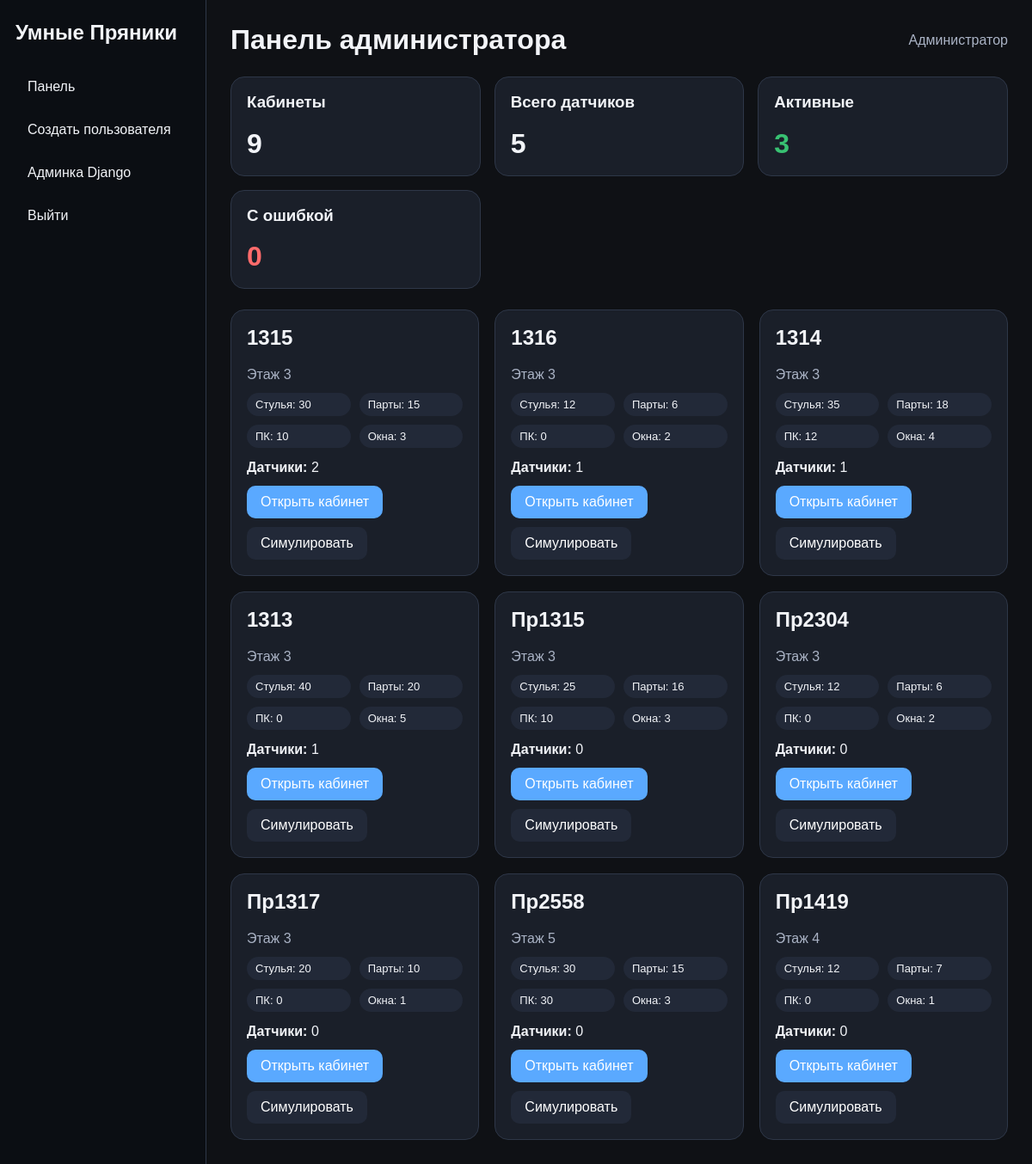
The app's page /dashboard/ (signed in), older data.
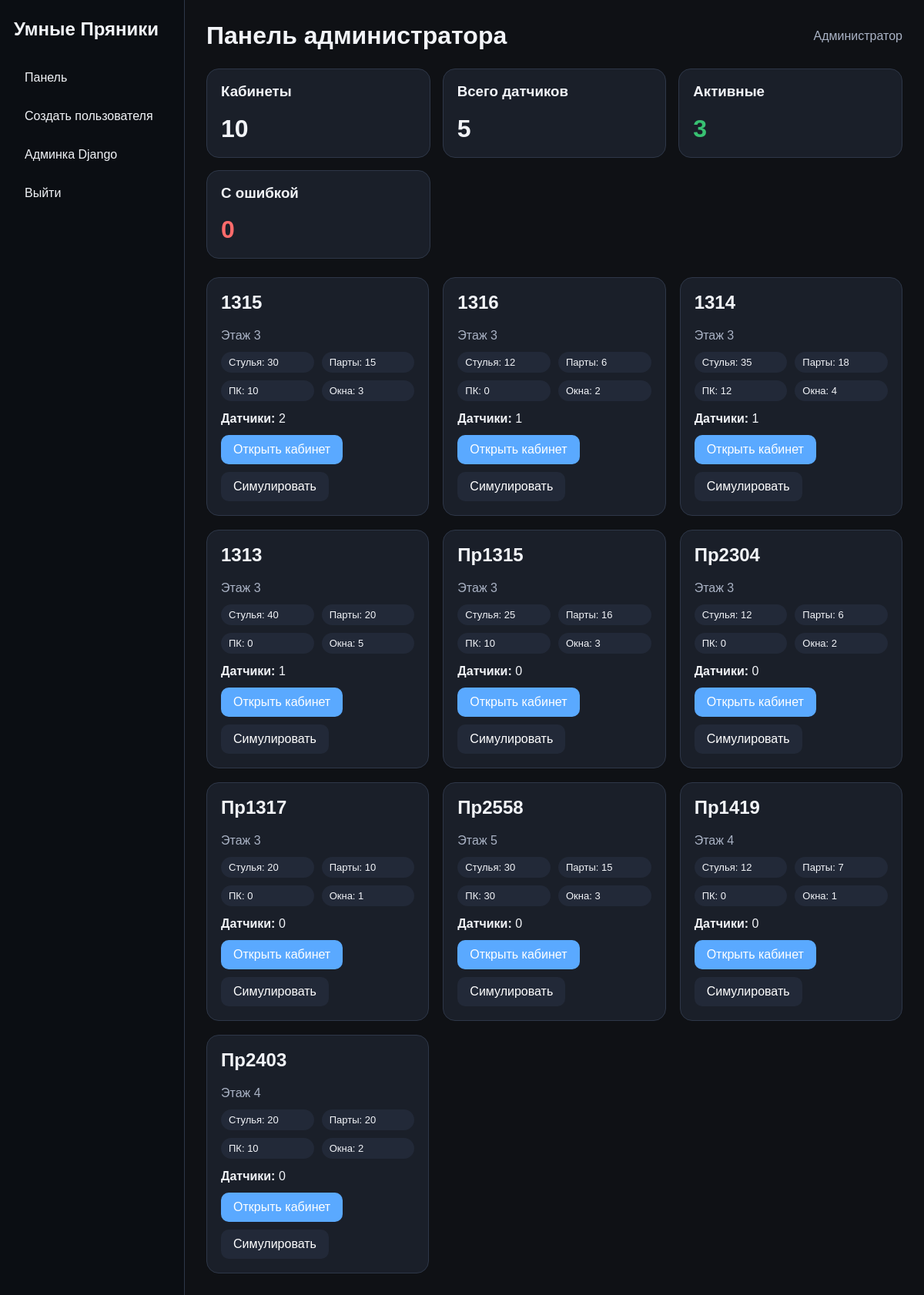
The same page, newer data.
### university/models.py (models this page shows, shortened)
class Room(models.Model):
    name = models.CharField("Название кабинета", max_length=50)
    floor = models.IntegerField("Этаж")
    chairs = models.IntegerField("Количество стульев", default=0)
    desks = models.IntegerField("Количество парт", default=0)
    computers = models.IntegerField("Количество компьютеров", default=0)
    windows = models.IntegerField("Количество окон", default=0)
    description = models.TextField("Описание кабинета", blank=True)
    window_open = models.BooleanField("Окна открыты", default=False)
    conditioners = models.IntegerField("Количество кондиционеров", default=0)
    class Meta:
        verbose_name = "Кабинет"
        verbose_name_plural = "Кабинеты"

### university/views.py (the view)
# urls.py: path("dashboard/", views.dashboard_home, name="dashboard_home"),
@moderator_or_admin_required
def dashboard_home(request):
    rooms = Room.objects.prefetch_related("sensor_set__sensor_type", "conditioner_set").all()
    total_rooms = rooms.count()
    total_sensors = sum(room.sensor_set.count() for room in rooms)
    active_sensors = sum(room.sensor_set.filter(status="active").count() for room in rooms)
    error_sensors = sum(room.sensor_set.filter(status="error").count() for room in rooms)
    context = {
        "rooms": rooms,
        "total_rooms": total_rooms,
        "total_sensors": total_sensors,
        "active_sensors": active_sensors,
        "error_sensors": error_sensors,
        "title": "Панель администратора",
    }
    return render(request, "dashboard/home.html", context)

### university/context_processors.py (called while the page is built, shortened)
def unread_notification_popup(request):
    if not request.user.is_authenticated:
        return {"popup_notifications": []}
    if request.session.get("notifications_popup_shown") is True:
        return {"popup_notifications": []}

### university/templates/dashboard/home.html
{% extends "dashboard/base.html" %}
{% block content %}
<div class="grid">
    <div class="card">
        <h3>Кабинеты</h3>
        <div style="font-size: 32px; font-weight: 700;">{{ total_rooms }}</div>
    </div>
    <div class="card">
        <h3>Всего датчиков</h3>
        <div style="font-size: 32px; font-weight: 700;">{{ total_sensors }}</div>
    </div>
    <div class="card">
        <h3>Активные</h3>
        <div style="font-size: 32px; font-weight: 700;" class="status-active">{{ active_sensors }}</div>
    </div>
    <div class="card">
        <h3>С ошибкой</h3>
        <div style="font-size: 32px; font-weight: 700;" class="status-error">{{ error_sensors }}</div>
    </div>
</div>
<div style="margin-top: 24px;" class="room-grid">
    {% for room in rooms %}
        <div class="card">
            <h2>{{ room.name }}</h2>
            <div class="muted">Этаж {{ room.floor }}</div>
            <div class="room-meta">
                <div class="pill">Стулья: {{ room.chairs }}</div>
                <div class="pill">Парты: {{ room.desks }}</div>
                <div class="pill">ПК: {{ room.computers }}</div>
                <div class="pill">Окна: {{ room.windows }}</div>
            </div>
            <div style="margin-top: 14px;">
                <strong>Датчики:</strong> {{ room.sensor_set.count }}
            </div>
            <div class="actions">
                <a class="btn" href="{% url 'university:room_detail' room.id %}">Открыть кабинет</a>
                <a class="btn btn-secondary" href="{% url 'university:room_simulate' room.id %}">Симулировать</a>
            </div>
        </div>
    {% empty %}
        <div class="card">
            <h3>Кабинеты не найдены</h3>
            <p class="muted">Сначала добавь кабинеты в админке.</p>
            <a class="btn" href="/admin/university/room/">Перейти в админку</a>
        </div>
    {% endfor %}
</div>
{% endblock %}

Row changes from the older to the newer data that the page shows:
added Room: name "Пр2403", floor "4", chairs "20", desks "20", computers "10", windows "2", sensor_set.count "0"
Text that changed along with them:
{{ total_rooms }}: "9" → "10"
